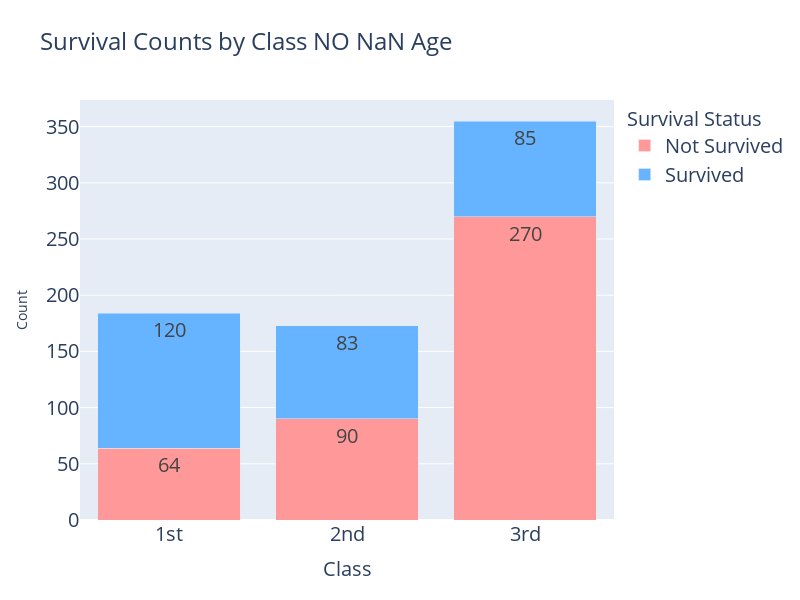

This figure's notebook cell:
### Code cell
# Calculate the survival count by class
#NON NAN AGE
class_survival_counts = train_titanic_dropped_age_nan_rows.groupby(['Pclass', 'Survived']).size().unstack().fillna(0)
class_survival_counts.columns = ['Not Survived', 'Survived']
class_survival_counts = class_survival_counts.reset_index()

# Plotting with Plotly
fig = px.bar(class_survival_counts,
             x = 'Pclass',
             y = ['Not Survived', 'Survived'],
             title = 'Survival Counts by Class NO NaN Age',
             labels = {'Pclass': 'Class', 'value': 'Count'},
             color_discrete_map = {'Not Survived': '#FF9999', 'Survived': '#66B3FF'},  # Softer colors
             text_auto = True,  # Add text labels on bars
             barmode = 'stack'  # Stack bars for 'Not Survived' and 'Survived'
             )

# Customize layout
fig.update_layout(
    title = {
        'text': 'Survival Counts by Class NO NaN Age',
        'font': {'size': 24},  # Title font size
    },
    xaxis_title = {
        'text': 'Class',
        'font': {'size': 20},  # X-axis title font size
    },
    yaxis_title = {
        'text': 'Count',
        'font': {'size': 20},  # Y-axis title font size
    },
    xaxis = dict(
        tickvals=[1, 2, 3],
        ticktext=['1st', '2nd', '3rd'],  # Custom labels for x-axis
        tickfont={'size': 20}  # X-axis tick font size
    ),
    yaxis = dict(
        title='Count',  # Y-axis title
        tickfont={'size': 20}  # Y-axis tick font size
    ),
    legend_title = {
        'text': 'Survival Status',
        'font': {'size': 20}  # Legend title font size
    },
    legend = dict(
        font={'size': 20}  # Legend font size
    ),
    width = 800,  # Set the width of the plot
    height = 600  # Set the height of the plot
)

# Update text label font size
fig.update_traces(
    textfont = dict(size = 20)  # Font size for text labels inside bars
)

# Show plot
fig.show()

### Figure 1 — Plotly figure (JSON) as saved in the notebook; plotly's stock layout.template omitted (floating-point values rounded to 4 significant figures)
{"data": [{"alignmentgroup": "True", "hovertemplate": "variable=Not Survived<br>Class=%{x}<br>Count=%{y}<extra></extra>", "legendgroup": "Not Survived", "marker": {"color": "#FF9999", "pattern": {"shape": ""}}, "name": "Not Survived", "offsetgroup": "Not Survived", "orientation": "v", "showlegend": true, "textfont": {"size": 20}, "textposition": "auto", "texttemplate": "%{y}", "type": "bar", "x": [1, 2, 3], "xaxis": "x", "y": [64, 90, 270], "yaxis": "y"}, {"alignmentgroup": "True", "hovertemplate": "variable=Survived<br>Class=%{x}<br>Count=%{y}<extra></extra>", "legendgroup": "Survived", "marker": {"color": "#66B3FF", "pattern": {"shape": ""}}, "name": "Survived", "offsetgroup": "Survived", "orientation": "v", "showlegend": true, "textfont": {"size": 20}, "textposition": "auto", "texttemplate": "%{y}", "type": "bar", "x": [1, 2, 3], "xaxis": "x", "y": [120, 83, 85], "yaxis": "y"}], "layout": {"barmode": "stack", "height": 600, "legend": {"font": {"size": 20}, "title": {"font": {"size": 20}, "text": "Survival Status"}, "tracegroupgap": 0}, "title": {"font": {"size": 24}, "text": "Survival Counts by Class NO NaN Age"}, "width": 800, "xaxis": {"anchor": "y", "domain": [0, 1], "tickfont": {"size": 20}, "ticktext": ["1st", "2nd", "3rd"], "tickvals": [1, 2, 3], "title": {"font": {"size": 20}, "text": "Class"}}, "yaxis": {"anchor": "x", "domain": [0, 1], "tickfont": {"size": 20}, "title": {"text": "Count"}}}}
